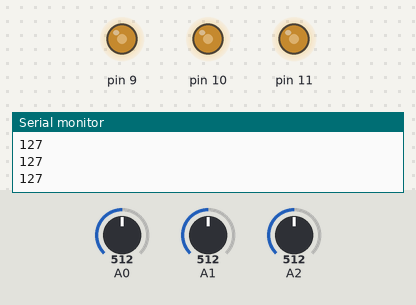
Bench run of a sketch on a simulated Arduino Uno, built with avr-gcc and run on an emulated ATmega328P. On the bench: output pins drawn as LEDs (lit = HIGH), the last lines printed to the serial monitor. The test bench sets the inputs (shaded band); at power-on: A0 = 512, A1 = 512, A2 = 512.

Above: at 1.3 s.
1.4 s: A0 set to 716
At 2.3 s:
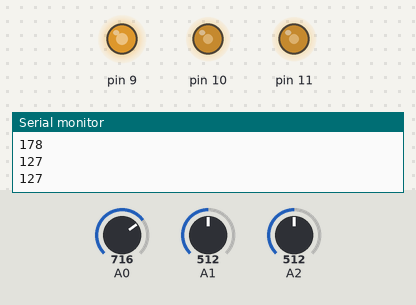
3.0 s: A1 set to 900
At 3.6 s:
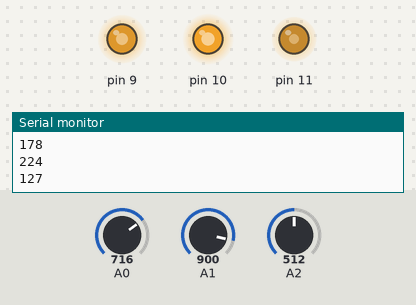
4.5 s: A2 set to 122
At 4.8 s:
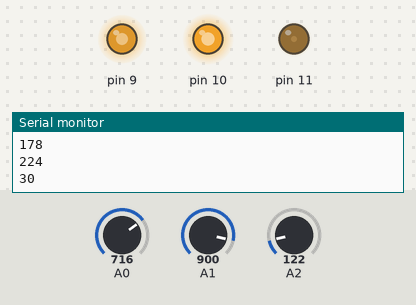
6.0 s: A2 set to 0
At 7.2 s:
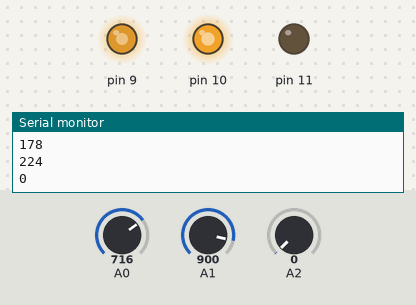
7.5 s: A0 set to 1023
At 8.5 s:
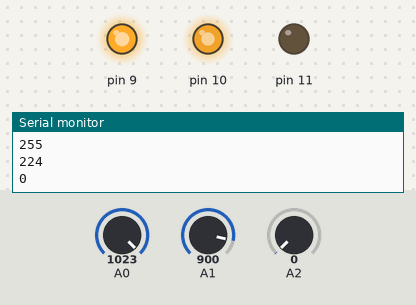
9.0 s: A1 set to 306
At 9.7 s:
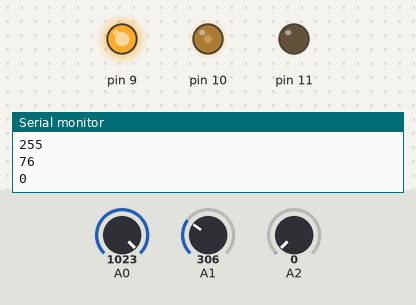
Timing chart, 0 to 11.5 s (numbered marks = the images above; inputs shaded):
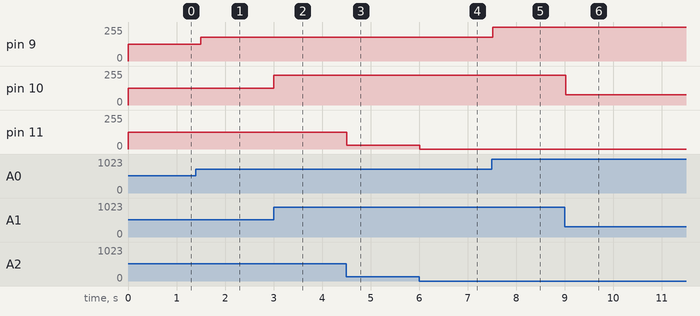

The sketch:

HW1.ino
```cpp
void setup() {
  // put your setup code here, to run once:
  pinMode(9,OUTPUT); //led핀 연결
  pinMode(10,OUTPUT);
  pinMode(11,OUTPUT);

  Serial.begin(9600); //시리얼 통신
}

void loop() {
  // put your main code here, to run repeatedly:
  int val1 = analogRead(A0); //값 읽고 val에 저장
  int val2 = analogRead(A1);
  int val3 = analogRead(A2);

  val1 = map(val1,0,1023,0,255); //범위 다시 maping
  val2 = map(val2,0,1023,0,255);
  val3 = map(val3,0,1023,0,255);

  Serial.println(val1); //모니터에 값 출력
  Serial.println(val2);
  Serial.println(val3);

  analogWrite(9,val1); //밝기 조절
  analogWrite(10,val2);
  analogWrite(11,val3);

  delay(500);
}
```

Measured:
- after the input at 1.4 s, pin 9: 127/255 → 178/255 after 0.10 s
- after the input at 3.0 s, pin 10: 127/255 → 224/255 at once
- after the input at 4.5 s, pin 11: 127/255 → 30/255 at once
- after the input at 6.0 s, pin 11: 30/255 → 0/255 at once
- after the input at 7.5 s, pin 9: 178/255 → 255/255 at once
- after the input at 9.0 s, pin 10: 224/255 → 76/255 at once
